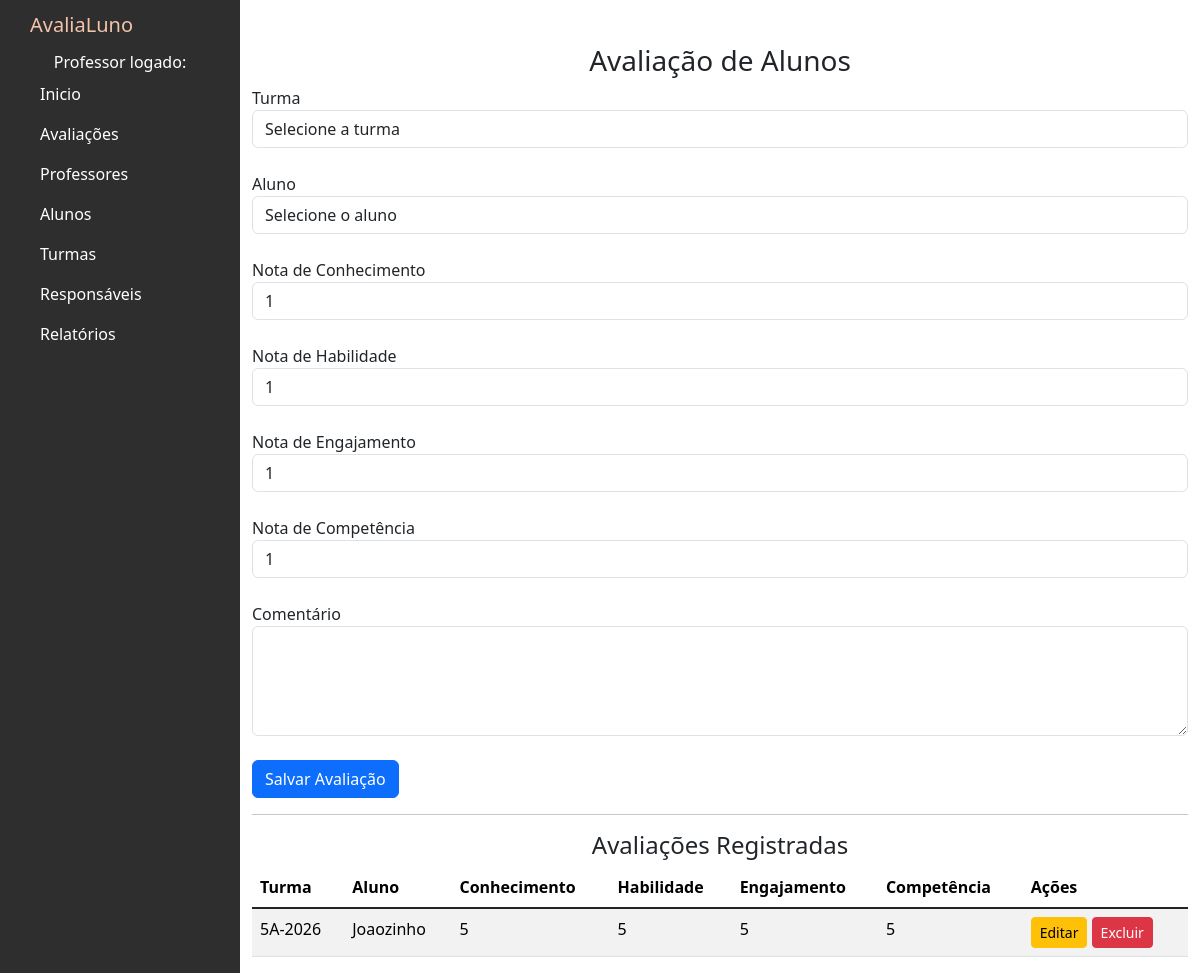
The app's page /avaliacoes, older data.
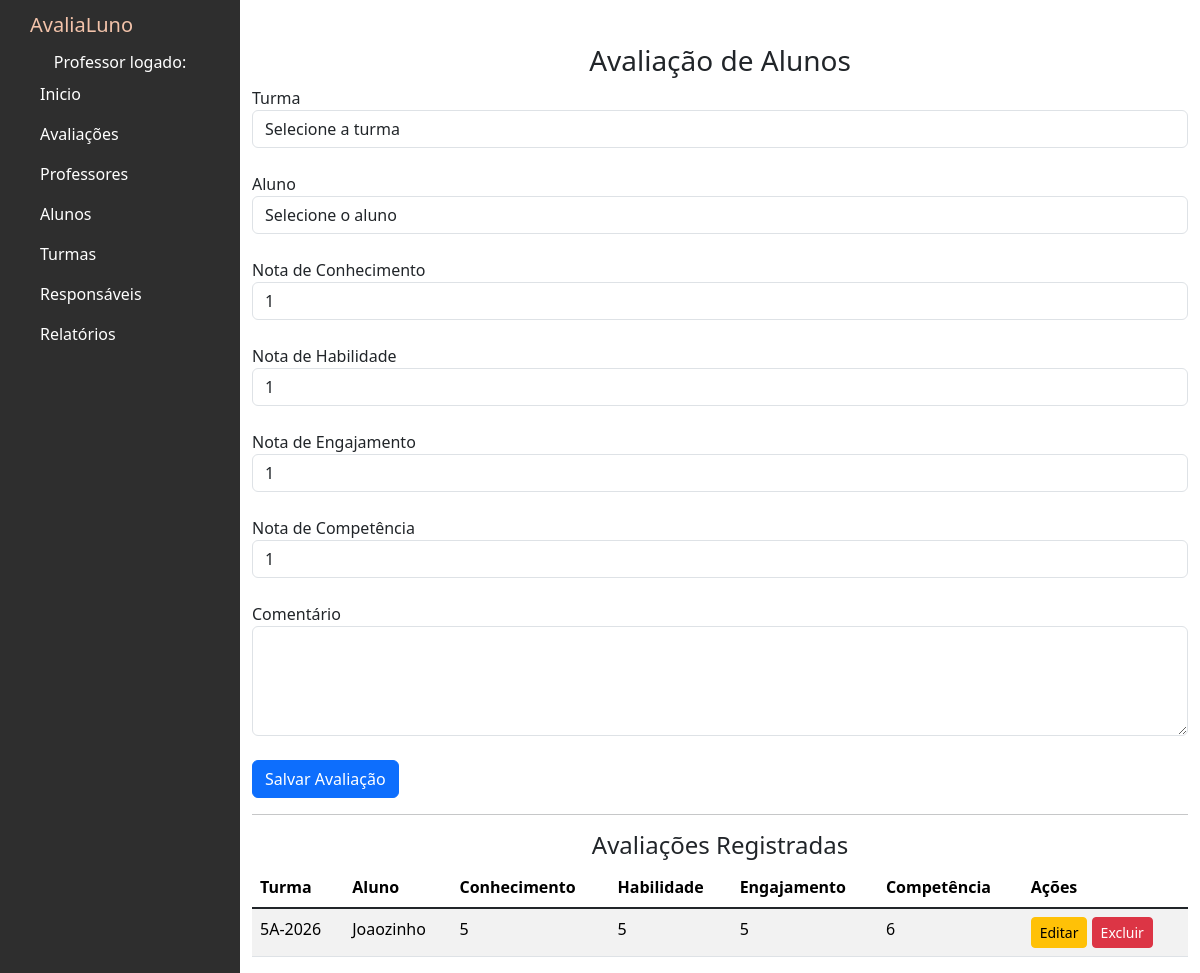
The same page, newer data.
### avaliacoes/models.py (models this page shows, shortened)
class Avaliacao(models.Model):
    turma = models.ForeignKey(Turma, on_delete=models.CASCADE)
    aluno = models.ForeignKey(Aluno, on_delete=models.CASCADE)
    nota_conhecimento = models.IntegerField()
    nota_habilidade = models.IntegerField()
    nota_engajamento = models.IntegerField()
    nota_competencia = models.IntegerField()
    comentario = models.TextField(blank=True, null=True)
    data_avaliacao = models.DateTimeField(auto_now_add=True)

class Turma(models.Model):
    nome = models.CharField(max_length=100)
    class Meta:
        verbose_name = "Turma"
        verbose_name_plural = "Turmas" # Define o nome plural personalizado

class Aluno(models.Model):
    nome = models.CharField(max_length=100)
    turma = models.ForeignKey(Turma, on_delete=models.PROTECT)
    responsavel = models.ForeignKey(Responsavel, on_delete=models.PROTECT)
    class Meta:
        verbose_name = "Aluno"
        verbose_name_plural = "Alunos"

### avaliacoes/views.py (the view, shortened to what this page needs)
# urls.py: path('avaliacoes',views.avaliacoes,name='avaliacoes'),
def avaliacoes(request):
    lista_turmas = Turma.objects.all()
    lista_alunos = Aluno.objects.select_related('turma').all()
    lista_avaliacoes = Avaliacao.objects.select_related('aluno', 'turma').all()
    return render(request, 'avaliacoes.html', {
        'lista_turmas': lista_turmas,
        'lista_alunos': lista_alunos,
        'lista_avaliacoes': lista_avaliacoes
    })

### avaliacoes/templates/avaliacoes.html (shortened to what this page needs)
{% extends 'base.html' %}
{% block content %}
<h3 class="text-center">Avaliação de Alunos</h3>
<form method="POST">
  <div class="form-group">
    <label>Turma</label>
    <select name="turma" id="turma" class="form-control" required>
      <option value="">Selecione a turma</option>
    </select>
  </div>
  <br>
  <div class="form-group">
    <label>Aluno</label>
    <select name="aluno" id="aluno" class="form-control" required>
      <option value="">Selecione o aluno</option>
    </select>
  </div>
  <br>
  <div class="form-group">
    <label>Nota de Conhecimento</label>
    <select name="nota_conhecimento" id="nota_conhecimento" class="form-control" required>
      {% for i in "12345678910"|make_list %}
        <option value="{{ forloop.counter }}">{{ forloop.counter }}</option>
      {% endfor %}
    </select>
  </div>
  <br>
  <div class="form-group">
    <label>Nota de Habilidade</label>
    <select name="nota_habilidade" id="nota_habilidade" class="form-control" required>
      {% for i in "12345678910"|make_list %}
        <option value="{{ forloop.counter }}">{{ forloop.counter }}</option>
      {% endfor %}
    </select>
  </div>
  <br>
  <div class="form-group">
    <label>Nota de Engajamento</label>
    <select name="nota_engajamento" id="nota_engajamento" class="form-control" required>
      {% for i in "12345678910"|make_list %}
        <option value="{{ forloop.counter }}">{{ forloop.counter }}</option>
      {% endfor %}
    </select>
  </div>
  <br>
  <div class="form-group">
    <label>Nota de Competência</label>
    <select name="nota_competencia" id="nota_competencia" class="form-control" required>
      {% for i in "12345678910"|make_list %}
        <option value="{{ forloop.counter }}">{{ forloop.counter }}</option>
      {% endfor %}
    </select>
  </div>
  <br>
  <div class="form-group">
    <label>Comentário</label>
    <textarea name="comentario" id="comentario" rows="4" class="form-control"></textarea>
  </div>
  <br>
  <button type="submit" name="salvar_avaliacao" id="btnSalvar" class="btn btn-primary">
    Salvar Avaliação
  </button>
</form>
<hr>
<h4 class="text-center">Avaliações Registradas</h4>
<table class="table table-striped">
  <thead>
    <tr>
      <th>Turma</th>
      <th>Aluno</th>
      <th>Conhecimento</th>
      <th>Habilidade</th>
      <th>Engajamento</th>
      <th>Competência</th>
      <th>Ações</th>
    </tr>
  </thead>
  <tbody>
    {% for a in lista_avaliacoes %}
      <tr>
        <td>{{ a.turma.nome }}</td>
        <td>{{ a.aluno.nome }}</td>
        <td>{{ a.nota_conhecimento }}</td>
        <td>{{ a.nota_habilidade }}</td>
        <td>{{ a.nota_engajamento }}</td>
        <td>{{ a.nota_competencia }}</td>
        <td>
          <button class="btn btn-sm btn-warning"
            onclick="editarAvaliacao(
              '{{ a.id }}',
              '{{ a.turma.id }}',
              '{{ a.aluno.id }}',
              '{{ a.nota_conhecimento }}',
              '{{ a.nota_habilidade }}',
              '{{ a.nota_engajamento }}',
              '{{ a.nota_competencia }}',
              `{{ a.comentario|default:'' }}`
            )">
            Editar
          </button>
          <button class="btn btn-sm btn-danger"
            onclick="abrirModalExcluir('{{ a.id }}')">
            Excluir
          </button>
        </td>
      </tr>
    {% empty %}
      <tr>
        <td colspan="7" class="text-center">Nenhuma avaliação cadastrada</td>
      </tr>
    {% endfor %}
  </tbody>
</table>
{% endblock %}

Row changes from the older to the newer data that the page shows:
changed Avaliacao "Joaozinho": nota_competencia "5" → "6"
